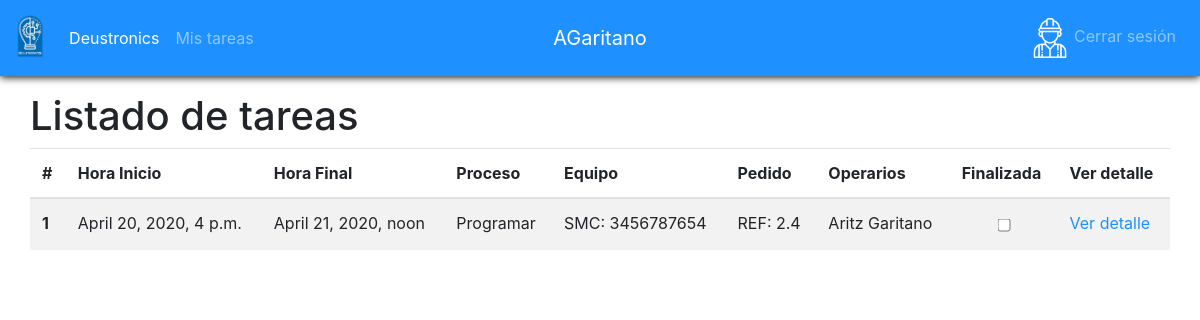
The page /misTareas/ (signed in) on the database as committed earlier.
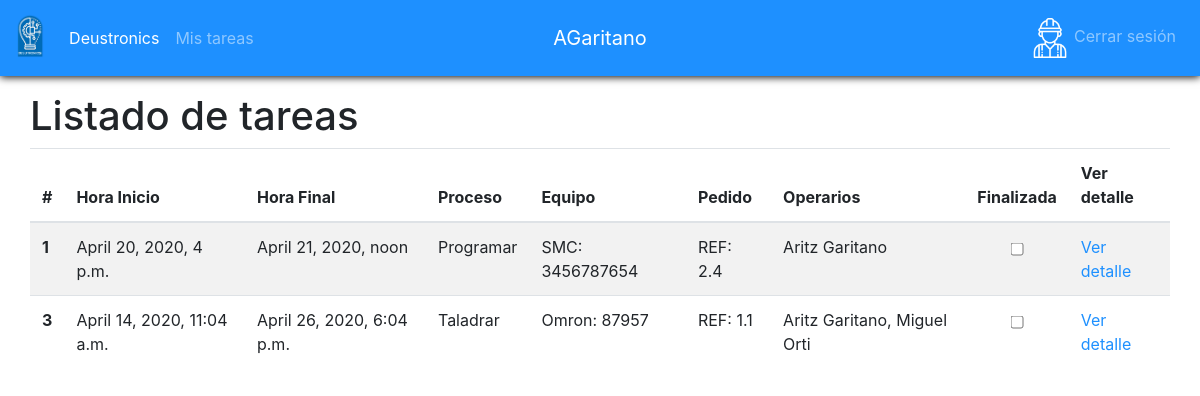
The same page on the database as committed later.
### app/models.py (models this page shows, shortened)
class Tarea(models.Model):
    finalizada = models.BooleanField(default=False)
    hora_inicio = models.DateTimeField()
    hora_fin = models.DateTimeField()
    equipo = models.ForeignKey(Equipo, on_delete=models.SET_NULL, null=True)
    proceso = models.ForeignKey(Proceso, on_delete=models.SET_NULL, null=True)
    pedido = models.ForeignKey(Pedido, on_delete=models.SET_NULL, null=True)
    empleados_asignados = models.ManyToManyField(Empleado)

class Proceso(models.Model):
    nombre = models.CharField(max_length=100)
    def __str__(self):
       return self.nombre

class Equipo(models.Model):
    marca = models.CharField(max_length=100)
    modelo = models.CharField(max_length=100)
    tipo = models.ForeignKey(TipoEquipo, on_delete=models.SET_NULL, null=True)
    fecha_adquisicion = models.DateField()
    fecha_instalacion = models.DateField()
    fecha_ultimo_mantenimiento = models.DateField()
    def __str__(self):
       return str(f"{self.marca}: {self.modelo}")

class Pedido(models.Model):
    planificado = models.BooleanField()
    producido = models.BooleanField()
    cantidad = models.IntegerField()
    catalogo = models.ForeignKey(
        Catalogo, on_delete=models.SET_NULL, null=True)
    cliente = models.ForeignKey(Cliente, on_delete=models.SET_NULL, null=True)
    importe=models.FloatField()
    def __str__(self):
       return str(f"REF: {self.cliente.id}.{self.id}")

class Cliente(models.Model):
    nombre = models.CharField(max_length=100)
    usuario = models.ForeignKey(User, on_delete=models.CASCADE,unique=True)

class Empleado(models.Model):
    dni = models.CharField(max_length=9)
    nombre = models.CharField(max_length=100)
    apellido1 = models.CharField(max_length=100)
    apellido2 = models.CharField(max_length=100)
    telefono = models.CharField(max_length=15)
    usuario = models.ForeignKey(User, on_delete=models.CASCADE,unique=True)
    def __str__(self):
       return str(f"{self.nombre} {self.apellido1}")

### app/views.py (the view)
# urls.py: path('misTareas/', login_required(views.mis_tareas), name='mis_tareas'),
def mis_tareas(req):
    empleadoTupla=(getLoggedEmpleado(req).id,)
    tareas=Tarea.objects.filter(empleados_asignados__in=empleadoTupla).filter(finalizada = False)     #pasamos una tupla porque es lo que pide el metodo
    context={"tareas":tareas}
    return render(req,"tarea_empleado_lista.html",context)

### app/sessionHandler.py (called while the page is built)
def getLoggedEmpleado(req):
    return Empleado.objects.filter(usuario=req.user.id)[0]

### app/templatetags/sesion_tags.py (called while the page is built)
@register.filter(name='has_group')
def has_group(user, group_name):
    return user.groups.filter(name=group_name).exists()

### app/templates/tarea_empleado_lista.html (shortened to what this page needs)
{%extends 'base.html'%}
{%load static%}
{% block content%}
<h1>
  Listado de tareas
</h1>
<table class="table table-striped">
  <thead>
    <tr>
      <th scope="col">#</th>
      <th scope="col">Hora Inicio</th>
      <th scope="col">Hora Final</th>
      <th scope="col">Proceso</th>
      <th scope="col">Equipo</th>
      <th scope="col">Pedido</th>
      <th scope="col">Operarios</th>
      <th scope="col">Finalizada</th>
      <th scope="col">Ver detalle</th>
    </tr>
  </thead>
  <tbody>
    {%for tarea in tareas%}
    <tr>
      <th scope="row">{{tarea.id}}</th>
      <td>{{tarea.hora_inicio}}</td>
      <td>{{tarea.hora_fin}}</td>
      <td>{{tarea.proceso}}</td>
      <td>{{tarea.equipo}}</td>
      <td>{{tarea.pedido}}</td>
      <td>
        {{tarea.empleados_asignados.all|join:", "}}
      </td>
      <td>
        <form action="" class="finalizar-tarea">
          <input type="checkbox" name="finalizar" id="" {% if tarea.finalizada %} checked{% endif %} class="check-finalizar"/>
        </form>
        </div>
      <td><a href="{%url 'tarea_detalle' tarea.id %}"> Ver detalle</a></td>
    {%endfor%}
{%endblock%}

Rows that differ between the two databases and show on the page:
now on this page (row edited): Tarea: id "3", hora_inicio "April 14, 2020, 11:04 a.m.", hora_fin "April 26, 2020, 6:04 p.m.", proceso "Taladrar", equipo "Omron: 87957", pedido "REF: 1.1", empleados_asignados.all "Aritz Garitano, Miguel Orti"
